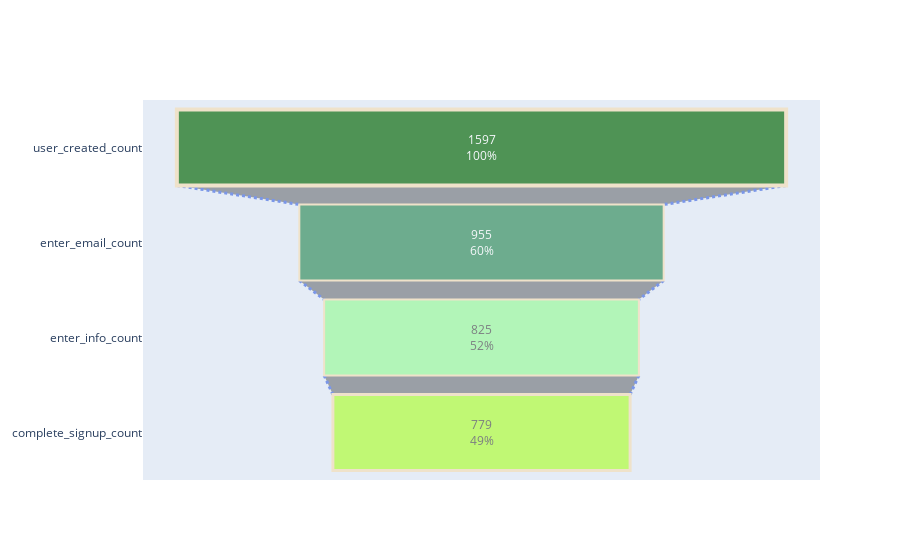

Write notebook code for a chart like this one.
### Code cell
fig = go.Figure(go.Funnel(
    y = ['user_created_count', 'enter_email_count', 'enter_info_count', 'complete_signup_count'],
    x = signup_flow_2.loc[0,['user_created_count', 'enter_email_count', 'enter_info_count', 'complete_signup_count']],
    textposition = "inside",
    textinfo = "value+percent initial",
    #opacity = 0.65, marker = {"color": ["deepskyblue", "lightsalmon", "red", "teal"],
    opacity = 0.65, marker = {"color": ["darkgreen", "seagreen", "palegreen", "greenyellow"],
    "line": {"width": [4, 2, 2, 3, 1, 1], "color": ["wheat", "wheat", "wheat", "wheat"]}},
    connector = {"line": {"color": "royalblue", "dash": "dot", "width": 3}})
    )

fig.show()

### Figure 1 — Plotly figure (JSON) as saved in the notebook; plotly's stock layout.template omitted (floating-point values rounded to 4 significant figures)
{"data": [{"connector": {"line": {"color": "royalblue", "dash": "dot", "width": 3}}, "marker": {"color": ["darkgreen", "seagreen", "palegreen", "greenyellow"], "line": {"color": ["wheat", "wheat", "wheat", "wheat"], "width": [4, 2, 2, 3, 1, 1]}}, "opacity": 0.65, "textinfo": "value+percent initial", "textposition": "inside", "type": "funnel", "x": [1597, 955, 825, 779], "y": ["user_created_count", "enter_email_count", "enter_info_count", "complete_signup_count"]}], "layout": {}}
